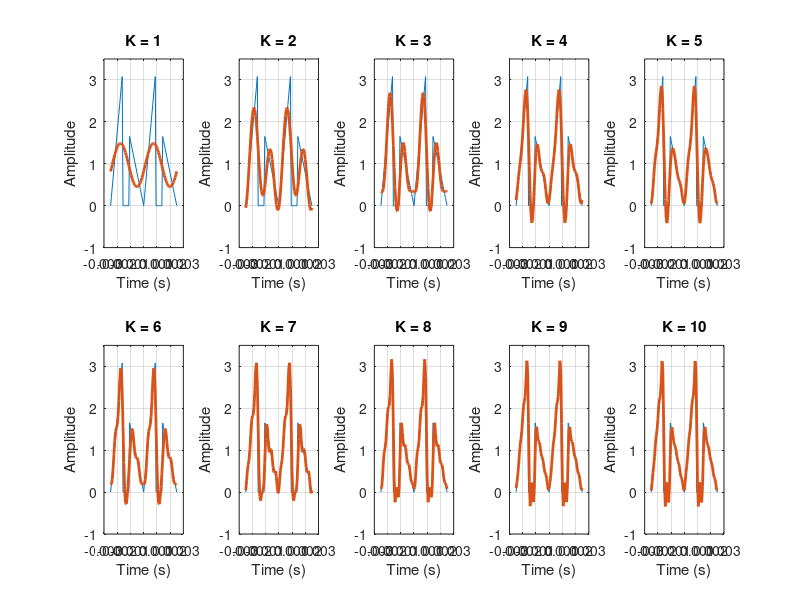

This chart was generated by the following MATLAB code:
clear all;

A=5; B=7;
Tx = 40;
c2=1.65; c3 = 16e3; Ty = Tx/c3; wy = 2*pi/Ty; wx = 2*pi/Tx;
R = B+10; Q = A+10;
x = @(t) (2*t/Q).*(t>=0 & t<Q) + (-t/R + Tx/R).*(t>=Tx-R & t<Tx);
x_per = @(t) x(mod(t,Tx));
y = @(t) c2*x_per(c3*t);

tx = -2*Tx:(Tx/100):2*Tx;
% ty = -2*Ty:(Ty/100):2*Ty;
ty = -Ty:(Ty/40):Ty;
subplot(2,1,1);
plot(tx, x_per(tx), 'LineWidth', 2);
xlabel('t (sec)'), ylabel('x(t)'), title('Plot of x(t)');
ylim([-0.2 2.5]);
grid on;
subplot(2,1,2);
plot(ty, y(ty), 'LineWidth', 2);
xlabel('t (sec)'), ylabel('y(t)'), title('Plot of y(t)');
ylim([-0.2 3.5]);
grid on;

pause
clf;

% Now setting up the FS analysis eq's
X0 = (1/Tx) * (0.5*R + Q);
Y0 = c2*X0;
Hk = @(k) (-1/(Tx*R))*exp(1j*k*wx*R) + ((1/R) + (2/Q))*(1/Tx) + (-2/(Q*Tx))*exp(-1j*k*wx*Q);
Zk = @(k) (1/Tx)*exp(1j*k*wx*R) + (-2/Tx)*exp(-1j*k*wx*Q) + (1./(1j*k*wx)).*Hk(k);

% Deltak = @(k) k==0;
% Pk = @(k) (1/R + 1/Q)*(Q/Tx)*sinc(k*wx*Q/(2*pi));
% Ak = @(k) Pk(k).*exp(-1j*k*wx*Q/2) - (1/R)*Deltak(k);
% Zk = @(k) (1/Tx)*exp(1j*k*wx*R) + (-2/Tx)*exp(-1j*k*wx*Q) + Ak(k);

Xk = @(k) (1./(1j*k*wx)).*Zk(k);
Yk = @(k) c2*Xk(k);

% Building the approximation yhat(t) progressively as the synthesis
% sum bounds (-K and K) increase
% dim = [.2 .5 .3 .3];
for K = [1:10]
    pause;  % This will allow me to step through the steps
%     xhat = zeros(size(tx));
    yhat = zeros(size(ty));
    
    % This for loop is a nice way to implement the sum of the synthesis
    % equation
    for k = -K:K
        if k==0
%             xhat = xhat + X0;
            yhat = yhat + Y0;
        else
%             xhat = xhat + Xk(k)*exp(1j*k*wx*tx);
            yhat = yhat + Yk(k).*exp(1j*k*wy*ty);
        end
    end
    
%     clf;
%     plot(tx, x_per(tx), tx, real(xhat), 'LineWidth', 2);
    subplot(2,5,K);
    plot(ty, y(ty), ty, real(yhat), 'LineWidth', 2);
%     xlabel('Time (s)'), ylabel('Amplitude'), title('y(t) and y_{hat}(t)');
    xlabel('Time (s)'), ylabel('Amplitude'), title(['K = ',num2str(K)]);
    grid on;
    ylim([-1,3.5]);
%     annotation('textbox',dim,'String',['K=',num2str(K)],'FitBoxToText','on');
    
end


% Ck = 2*abs(Yk(1:10))
% Ok = angle(Yk(1:10))
